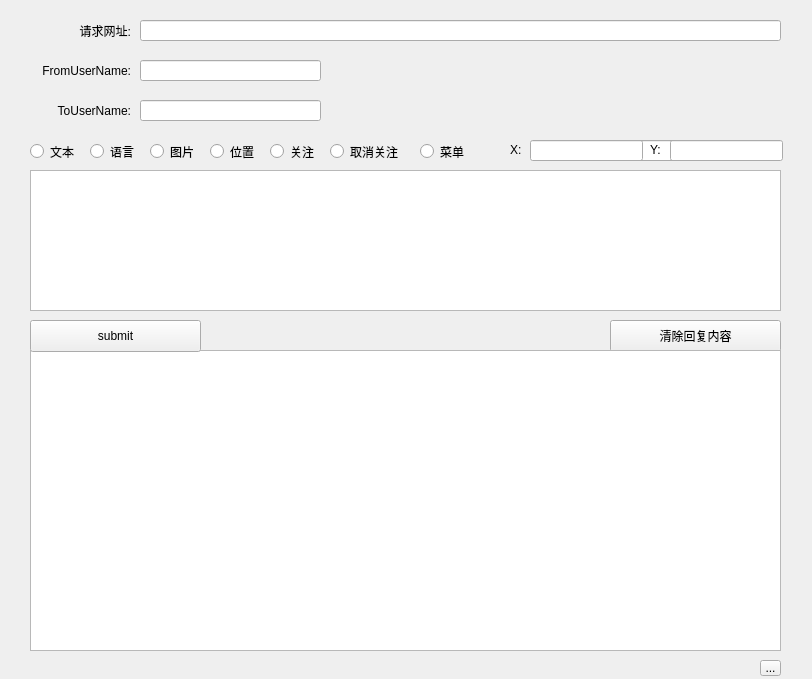
<?xml version="1.0" encoding="UTF-8"?>
<ui version="4.0">
 <class>WechatTest</class>
 <widget class="QWidget" name="WechatTest">
  <property name="geometry">
   <rect>
    <x>0</x>
    <y>0</y>
    <width>812</width>
    <height>679</height>
   </rect>
  </property>
  <property name="sizePolicy">
   <sizepolicy hsizetype="Expanding" vsizetype="Expanding">
    <horstretch>0</horstretch>
    <verstretch>0</verstretch>
   </sizepolicy>
  </property>
  <property name="windowTitle">
   <string>WechatTest</string>
  </property>
  <property name="windowIcon">
   <iconset>
    <normaloff>icon_16x16.png</normaloff>icon_16x16.png</iconset>
  </property>
  <widget class="QLabel" name="label_url">
   <property name="geometry">
    <rect>
     <x>40</x>
     <y>20</y>
     <width>91</width>
     <height>21</height>
    </rect>
   </property>
   <property name="text">
    <string>请求网址:</string>
   </property>
   <property name="alignment">
    <set>Qt::AlignRight|Qt::AlignTrailing|Qt::AlignVCenter</set>
   </property>
  </widget>
  <widget class="QLabel" name="label_to">
   <property name="geometry">
    <rect>
     <x>40</x>
     <y>100</y>
     <width>91</width>
     <height>21</height>
    </rect>
   </property>
   <property name="layoutDirection">
    <enum>Qt::LeftToRight</enum>
   </property>
   <property name="text">
    <string>ToUserName:</string>
   </property>
   <property name="alignment">
    <set>Qt::AlignRight|Qt::AlignTrailing|Qt::AlignVCenter</set>
   </property>
  </widget>
  <widget class="QLabel" name="label_from">
   <property name="geometry">
    <rect>
     <x>30</x>
     <y>60</y>
     <width>101</width>
     <height>21</height>
    </rect>
   </property>
   <property name="text">
    <string>FromUserName:</string>
   </property>
   <property name="alignment">
    <set>Qt::AlignRight|Qt::AlignTrailing|Qt::AlignVCenter</set>
   </property>
  </widget>
  <widget class="QLineEdit" name="lineEdit_url">
   <property name="geometry">
    <rect>
     <x>140</x>
     <y>20</y>
     <width>641</width>
     <height>21</height>
    </rect>
   </property>
  </widget>
  <widget class="QLineEdit" name="lineEdit_from">
   <property name="geometry">
    <rect>
     <x>140</x>
     <y>60</y>
     <width>181</width>
     <height>21</height>
    </rect>
   </property>
  </widget>
  <widget class="QLineEdit" name="lineEdit_to">
   <property name="geometry">
    <rect>
     <x>140</x>
     <y>100</y>
     <width>181</width>
     <height>21</height>
    </rect>
   </property>
  </widget>
  <widget class="QRadioButton" name="radio_text">
   <property name="geometry">
    <rect>
     <x>30</x>
     <y>140</y>
     <width>51</width>
     <height>23</height>
    </rect>
   </property>
   <property name="text">
    <string>文本</string>
   </property>
   <attribute name="buttonGroup">
    <string notr="true">buttonGroup</string>
   </attribute>
  </widget>
  <widget class="QRadioButton" name="radio_voice">
   <property name="geometry">
    <rect>
     <x>90</x>
     <y>140</y>
     <width>51</width>
     <height>23</height>
    </rect>
   </property>
   <property name="text">
    <string>语言</string>
   </property>
   <attribute name="buttonGroup">
    <string notr="true">buttonGroup</string>
   </attribute>
  </widget>
  <widget class="QRadioButton" name="radio_pic">
   <property name="geometry">
    <rect>
     <x>150</x>
     <y>140</y>
     <width>51</width>
     <height>23</height>
    </rect>
   </property>
   <property name="text">
    <string>图片</string>
   </property>
   <attribute name="buttonGroup">
    <string notr="true">buttonGroup</string>
   </attribute>
  </widget>
  <widget class="QRadioButton" name="radio_follow">
   <property name="geometry">
    <rect>
     <x>270</x>
     <y>140</y>
     <width>51</width>
     <height>23</height>
    </rect>
   </property>
   <property name="text">
    <string>关注</string>
   </property>
   <attribute name="buttonGroup">
    <string notr="true">buttonGroup</string>
   </attribute>
  </widget>
  <widget class="QRadioButton" name="radio_location">
   <property name="geometry">
    <rect>
     <x>210</x>
     <y>140</y>
     <width>51</width>
     <height>23</height>
    </rect>
   </property>
   <property name="text">
    <string>位置</string>
   </property>
   <attribute name="buttonGroup">
    <string notr="true">buttonGroup</string>
   </attribute>
  </widget>
  <widget class="QRadioButton" name="radio_menu">
   <property name="geometry">
    <rect>
     <x>420</x>
     <y>140</y>
     <width>51</width>
     <height>23</height>
    </rect>
   </property>
   <property name="text">
    <string>菜单</string>
   </property>
   <attribute name="buttonGroup">
    <string notr="true">buttonGroup</string>
   </attribute>
  </widget>
  <widget class="QRadioButton" name="radio_unfollow">
   <property name="geometry">
    <rect>
     <x>330</x>
     <y>140</y>
     <width>81</width>
     <height>23</height>
    </rect>
   </property>
   <property name="text">
    <string>取消关注</string>
   </property>
   <attribute name="buttonGroup">
    <string notr="true">buttonGroup</string>
   </attribute>
  </widget>
  <widget class="QLabel" name="label_content">
   <property name="geometry">
    <rect>
     <x>510</x>
     <y>140</y>
     <width>81</width>
     <height>20</height>
    </rect>
   </property>
   <property name="text">
    <string>Content:</string>
   </property>
   <property name="alignment">
    <set>Qt::AlignRight|Qt::AlignTrailing|Qt::AlignVCenter</set>
   </property>
  </widget>
  <widget class="QLineEdit" name="lineEdit_content">
   <property name="geometry">
    <rect>
     <x>600</x>
     <y>140</y>
     <width>181</width>
     <height>21</height>
    </rect>
   </property>
  </widget>
  <widget class="QPushButton" name="button_clear">
   <property name="geometry">
    <rect>
     <x>610</x>
     <y>320</y>
     <width>171</width>
     <height>32</height>
    </rect>
   </property>
   <property name="text">
    <string>清除回复内容</string>
   </property>
  </widget>
  <widget class="QTextBrowser" name="textBrowser">
   <property name="geometry">
    <rect>
     <x>30</x>
     <y>350</y>
     <width>751</width>
     <height>301</height>
    </rect>
   </property>
  </widget>
  <widget class="QToolButton" name="toolButton">
   <property name="geometry">
    <rect>
     <x>760</x>
     <y>660</y>
     <width>21</width>
     <height>16</height>
    </rect>
   </property>
   <property name="text">
    <string>...</string>
   </property>
  </widget>
  <widget class="QTextEdit" name="textEdit_send">
   <property name="geometry">
    <rect>
     <x>30</x>
     <y>170</y>
     <width>751</width>
     <height>141</height>
    </rect>
   </property>
   <property name="html">
    <string>&lt;!DOCTYPE HTML PUBLIC &quot;-//W3C//DTD HTML 4.0//EN&quot; &quot;http://www.w3.org/TR/REC-html40/strict.dtd&quot;&gt;
&lt;html&gt;&lt;head&gt;&lt;meta name=&quot;qrichtext&quot; content=&quot;1&quot; /&gt;&lt;style type=&quot;text/css&quot;&gt;
p, li { white-space: pre-wrap; }
&lt;/style&gt;&lt;/head&gt;&lt;body style=&quot; font-family:'.Lucida Grande UI'; font-size:13pt; font-weight:400; font-style:normal;&quot;&gt;
&lt;p style=&quot;-qt-paragraph-type:empty; margin-top:0px; margin-bottom:0px; margin-left:0px; margin-right:0px; -qt-block-indent:0; text-indent:0px;&quot;&gt;&lt;br /&gt;&lt;/p&gt;&lt;/body&gt;&lt;/html&gt;</string>
   </property>
  </widget>
  <widget class="QPushButton" name="button_submit">
   <property name="geometry">
    <rect>
     <x>30</x>
     <y>320</y>
     <width>171</width>
     <height>32</height>
    </rect>
   </property>
   <property name="text">
    <string>submit</string>
   </property>
  </widget>
  <widget class="QLabel" name="label_x">
   <property name="geometry">
    <rect>
     <x>510</x>
     <y>140</y>
     <width>16</width>
     <height>19</height>
    </rect>
   </property>
   <property name="text">
    <string>X:</string>
   </property>
  </widget>
  <widget class="QLabel" name="label_y">
   <property name="geometry">
    <rect>
     <x>650</x>
     <y>140</y>
     <width>16</width>
     <height>19</height>
    </rect>
   </property>
   <property name="text">
    <string>Y:</string>
   </property>
  </widget>
  <widget class="QLineEdit" name="lineEdit_x">
   <property name="geometry">
    <rect>
     <x>530</x>
     <y>140</y>
     <width>113</width>
     <height>21</height>
    </rect>
   </property>
   <property name="frame">
    <bool>true</bool>
   </property>
   <property name="cursorMoveStyle">
    <enum>Qt::LogicalMoveStyle</enum>
   </property>
  </widget>
  <widget class="QLineEdit" name="lineEdit_y">
   <property name="geometry">
    <rect>
     <x>670</x>
     <y>140</y>
     <width>113</width>
     <height>21</height>
    </rect>
   </property>
   <property name="frame">
    <bool>true</bool>
   </property>
   <property name="cursorMoveStyle">
    <enum>Qt::LogicalMoveStyle</enum>
   </property>
  </widget>
 </widget>
 <layoutdefault spacing="6" margin="11"/>
 <resources/>
 <connections/>
 <buttongroups>
  <buttongroup name="buttonGroup"/>
 </buttongroups>
</ui>
